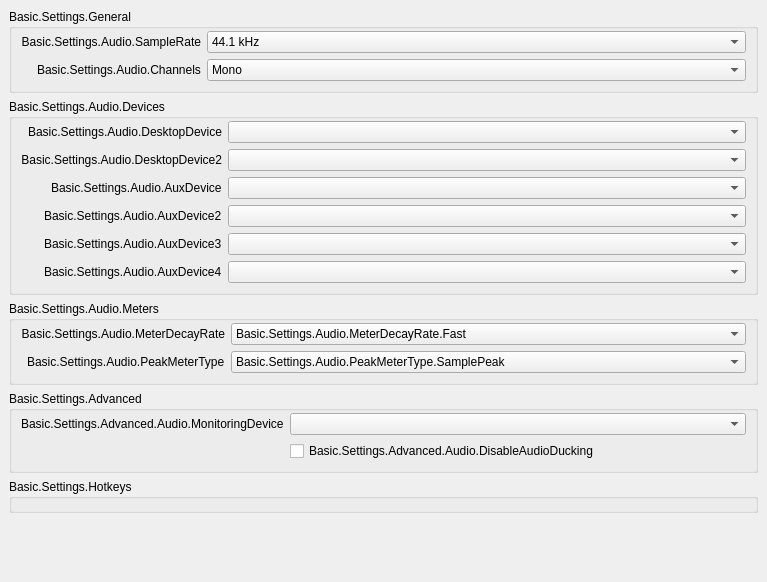
           <widget class="QWidget" name="scrollAreaWidgetContents_50">
            <property name="geometry">
             <rect>
              <x>0</x>
              <y>0</y>
              <width>767</width>
              <height>582</height>
             </rect>
            </property>
            <layout class="QVBoxLayout" name="verticalLayout_50">
             <property name="leftMargin">
              <number>0</number>
             </property>
             <property name="topMargin">
              <number>0</number>
             </property>
             <property name="rightMargin">
              <number>0</number>
             </property>
             <property name="bottomMargin">
              <number>9</number>
             </property>
             <item alignment="Qt::AlignTop">
              <widget class="QWidget" name="widget_50" native="true">
               <layout class="QVBoxLayout" name="verticalLayout_51">
                <item>
                 <widget class="QGroupBox" name="audioGeneralGroupBox">
                  <property name="title">
                   <string>Basic.Settings.General</string>
                  </property>
                  <layout class="QFormLayout" name="formLayout_52">
                   <property name="fieldGrowthPolicy">
                    <enum>QFormLayout::AllNonFixedFieldsGrow</enum>
                   </property>
                   <property name="labelAlignment">
                    <set>Qt::AlignRight|Qt::AlignTrailing|Qt::AlignVCenter</set>
                   </property>
                   <property name="topMargin">
                    <number>2</number>
                   </property>
                   <item row="0" column="0">
                    <widget class="QLabel" name="label_14">
                     <property name="minimumSize">
                      <size>
                       <width>170</width>
                       <height>0</height>
                      </size>
                     </property>
                     <property name="text">
                      <string>Basic.Settings.Audio.SampleRate</string>
                     </property>
                     <property name="alignment">
                      <set>Qt::AlignRight|Qt::AlignTrailing|Qt::AlignVCenter</set>
                     </property>
                     <property name="buddy">
                      <cstring>sampleRate</cstring>
                     </property>
                    </widget>
                   </item>
                   <item row="0" column="1">
                    <widget class="QComboBox" name="sampleRate">
                     <property name="currentText">
                      <string notr="true">44.1 kHz</string>
                     </property>
                     <property name="currentIndex">
                      <number>0</number>
                     </property>
                     <item>
                      <property name="text">
                       <string>44.1 kHz</string>
                      </property>
                     </item>
                     <item>
                      <property name="text">
                       <string>48 kHz</string>
                      </property>
                     </item>
                    </widget>
                   </item>
                   <item row="1" column="0">
                    <widget class="QLabel" name="label_15">
                     <property name="text">
                      <string>Basic.Settings.Audio.Channels</string>
                     </property>
                     <property name="buddy">
                      <cstring>channelSetup</cstring>
                     </property>
                    </widget>
                   </item>
                   <item row="1" column="1">
                    <widget class="QComboBox" name="channelSetup">
                     <property name="currentText">
                      <string>Mono</string>
                     </property>
                     <property name="currentIndex">
                      <number>0</number>
                     </property>
                     <item>
                      <property name="text">
                       <string>Mono</string>
                      </property>
                     </item>
                     <item>
                      <property name="text">
                       <string>Stereo</string>
                      </property>
                     </item>
                     <item>
                      <property name="text">
                       <string>2.1</string>
                      </property>
                     </item>
                     <item>
                      <property name="text">
                       <string>4.0</string>
                      </property>
                     </item>
                     <item>
                      <property name="text">
                       <string>4.1</string>
                      </property>
                     </item>
                     <item>
                      <property name="text">
                       <string>5.1</string>
                      </property>
                     </item>
                     <item>
                      <property name="text">
                       <string>7.1</string>
                      </property>
                     </item>
                    </widget>
                   </item>
                  </layout>
                 </widget>
                </item>
                <item>
                 <widget class="QGroupBox" name="audioDevicesGroupBox">
                  <property name="title">
                   <string>Basic.Settings.Audio.Devices</string>
                  </property>
                  <layout class="QFormLayout" name="formLayout_53">
                   <property name="fieldGrowthPolicy">
                    <enum>QFormLayout::AllNonFixedFieldsGrow</enum>
                   </property>
                   <property name="labelAlignment">
                    <set>Qt::AlignRight|Qt::AlignTrailing|Qt::AlignVCenter</set>
                   </property>
                   <property name="topMargin">
                    <number>2</number>
                   </property>
                   <item row="0" column="0">
                    <widget class="QLabel" name="label_2">
                     <property name="minimumSize">
                      <size>
                       <width>170</width>
                       <height>0</height>
                      </size>
                     </property>
                     <property name="text">
                      <string>Basic.Settings.Audio.DesktopDevice</string>
                     </property>
                     <property name="alignment">
                      <set>Qt::AlignRight|Qt::AlignTrailing|Qt::AlignVCenter</set>
                     </property>
                     <property name="buddy">
                      <cstring>desktopAudioDevice1</cstring>
                     </property>
                    </widget>
                   </item>
                   <item row="0" column="1">
                    <widget class="QComboBox" name="desktopAudioDevice1">
                     <property name="enabled">
                      <bool>true</bool>
                     </property>
                    </widget>
                   </item>
                   <item row="1" column="0">
                    <widget class="QLabel" name="label_3">
                     <property name="text">
                      <string>Basic.Settings.Audio.DesktopDevice2</string>
                     </property>
                     <property name="alignment">
                      <set>Qt::AlignRight|Qt::AlignTrailing|Qt::AlignVCenter</set>
                     </property>
                     <property name="buddy">
                      <cstring>desktopAudioDevice2</cstring>
                     </property>
                    </widget>
                   </item>
                   <item row="1" column="1">
                    <widget class="QComboBox" name="desktopAudioDevice2">
                     <property name="enabled">
                      <bool>true</bool>
                     </property>
                    </widget>
                   </item>
                   <item row="2" column="0">
                    <widget class="QLabel" name="label_4">
                     <property name="text">
                      <string>Basic.Settings.Audio.AuxDevice</string>
                     </property>
                     <property name="buddy">
                      <cstring>auxAudioDevice1</cstring>
                     </property>
                    </widget>
                   </item>
                   <item row="2" column="1">
                    <widget class="QComboBox" name="auxAudioDevice1">
                     <property name="enabled">
                      <bool>true</bool>
                     </property>
                    </widget>
                   </item>
                   <item row="3" column="0">
                    <widget class="QLabel" name="label_5">
                     <property name="text">
                      <string>Basic.Settings.Audio.AuxDevice2</string>
                     </property>
                     <property name="buddy">
                      <cstring>auxAudioDevice2</cstring>
                     </property>
                    </widget>
                   </item>
                   <item row="3" column="1">
                    <widget class="QComboBox" name="auxAudioDevice2">
                     <property name="enabled">
                      <bool>true</bool>
                     </property>
                    </widget>
                   </item>
                   <item row="4" column="0">
                    <widget class="QLabel" name="label_6">
                     <property name="text">
                      <string>Basic.Settings.Audio.AuxDevice3</string>
                     </property>
                     <property name="buddy">
                      <cstring>auxAudioDevice3</cstring>
                     </property>
                    </widget>
                   </item>
                   <item row="4" column="1">
                    <widget class="QComboBox" name="auxAudioDevice3">
                     <property name="enabled">
                      <bool>true</bool>
                     </property>
                    </widget>
                   </item>
                   <item row="5" column="1">
                    <widget class="QComboBox" name="auxAudioDevice4">
                     <property name="enabled">
                      <bool>true</bool>
                     </property>
                    </widget>
                   </item>
                   <item row="5" column="0">
                    <widget class="QLabel" name="label_67">
                     <property name="text">
                      <string>Basic.Settings.Audio.AuxDevice4</string>
                     </property>
                     <property name="buddy">
                      <cstring>auxAudioDevice4</cstring>
                     </property>
                    </widget>
                   </item>
                  </layout>
                 </widget>
                </item>
                <item>
                 <widget class="QGroupBox" name="audioMetersGroupBox">
                  <property name="title">
                   <string>Basic.Settings.Audio.Meters</string>
                  </property>
                  <layout class="QFormLayout" name="formLayout_54">
                   <property name="fieldGrowthPolicy">
                    <enum>QFormLayout::AllNonFixedFieldsGrow</enum>
                   </property>
                   <property name="labelAlignment">
                    <set>Qt::AlignRight|Qt::AlignTrailing|Qt::AlignVCenter</set>
                   </property>
                   <property name="topMargin">
                    <number>2</number>
                   </property>
                   <item row="0" column="0">
                    <widget class="QLabel" name="label_65">
                     <property name="minimumSize">
                      <size>
                       <width>170</width>
                       <height>0</height>
                      </size>
                     </property>
                     <property name="text">
                      <string>Basic.Settings.Audio.MeterDecayRate</string>
                     </property>
                     <property name="alignment">
                      <set>Qt::AlignRight|Qt::AlignTrailing|Qt::AlignVCenter</set>
                     </property>
                     <property name="buddy">
                      <cstring>meterDecayRate</cstring>
                     </property>
                    </widget>
                   </item>
                   <item row="0" column="1">
                    <widget class="QComboBox" name="meterDecayRate">
                     <property name="currentText">
                      <string>Basic.Settings.Audio.MeterDecayRate.Fast</string>
                     </property>
                     <property name="currentIndex">
                      <number>0</number>
                     </property>
                     <item>
                      <property name="text">
                       <string>Basic.Settings.Audio.MeterDecayRate.Fast</string>
                      </property>
                     </item>
                     <item>
                      <property name="text">
                       <string>Basic.Settings.Audio.MeterDecayRate.Medium</string>
                      </property>
                     </item>
                     <item>
                      <property name="text">
                       <string>Basic.Settings.Audio.MeterDecayRate.Slow</string>
                      </property>
                     </item>
                    </widget>
                   </item>
                   <item row="1" column="0">
                    <widget class="QLabel" name="label_66">
                     <property name="text">
                      <string>Basic.Settings.Audio.PeakMeterType</string>
                     </property>
                     <property name="buddy">
                      <cstring>peakMeterType</cstring>
                     </property>
                    </widget>
                   </item>
                   <item row="1" column="1">
                    <widget class="QComboBox" name="peakMeterType">
                     <property name="currentIndex">
                      <number>0</number>
                     </property>
                     <item>
                      <property name="text">
                       <string>Basic.Settings.Audio.PeakMeterType.SamplePeak</string>
                      </property>
                     </item>
                     <item>
                      <property name="text">
                       <string>Basic.Settings.Audio.PeakMeterType.TruePeak</string>
                      </property>
                     </item>
                    </widget>
                   </item>
                  </layout>
                 </widget>
                </item>
                <item>
                 <widget class="QGroupBox" name="audioAdvGroupBox">
                  <property name="title">
                   <string>Basic.Settings.Advanced</string>
                  </property>
                  <layout class="QFormLayout" name="formLayout_56">
                   <property name="fieldGrowthPolicy">
                    <enum>QFormLayout::AllNonFixedFieldsGrow</enum>
                   </property>
                   <property name="labelAlignment">
                    <set>Qt::AlignRight|Qt::AlignTrailing|Qt::AlignVCenter</set>
                   </property>
                   <property name="topMargin">
                    <number>2</number>
                   </property>
                   <item row="0" column="0">
                    <widget class="QLabel" name="monitoringDeviceLabel">
                     <property name="text">
                      <string>Basic.Settings.Advanced.Audio.MonitoringDevice</string>
                     </property>
                     <property name="buddy">
                      <cstring>monitoringDevice</cstring>
                     </property>
                    </widget>
                   </item>
                   <item row="0" column="1">
                    <widget class="QComboBox" name="monitoringDevice"/>
                   </item>
                   <item row="1" column="0">
                    <spacer name="horizontalSpacer_11">
                     <property name="orientation">
                      <enum>Qt::Horizontal</enum>
                     </property>
                     <property name="sizeHint" stdset="0">
                      <size>
                       <width>170</width>
                       <height>20</height>
                      </size>
                     </property>
                    </spacer>
                   </item>
                   <item row="1" column="1">
                    <widget class="QCheckBox" name="disableAudioDucking">
                     <property name="text">
                      <string>Basic.Settings.Advanced.Audio.DisableAudioDucking</string>
                     </property>
                    </widget>
                   </item>
                  </layout>
                 </widget>
                </item>
                <item>
                 <widget class="QGroupBox" name="audioHotkeysGroupBox">
                  <property name="title">
                   <string>Basic.Settings.Hotkeys</string>
                  </property>
                  <layout class="QFormLayout" name="audioSourceLayout">
                   <property name="fieldGrowthPolicy">
                    <enum>QFormLayout::AllNonFixedFieldsGrow</enum>
                   </property>
                   <property name="labelAlignment">
                    <set>Qt::AlignRight|Qt::AlignTrailing|Qt::AlignVCenter</set>
                   </property>
                   <property name="topMargin">
                    <number>2</number>
                   </property>
                  </layout>
                 </widget>
                </item>
               </layout>
              </widget>
             </item>
            </layout>
           </widget>
